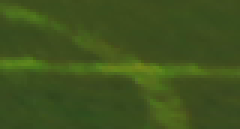
//> input picture img3.png, 80 x 43 px, given in place of out.png, which was not available (shown 3 times larger)
$ ./lines-detector out.png   (built with g++ and OpenCV 4)
//> lines starting //> are read from the running program, lines starting //| are printed output that depends on the picture; after the words box and inside, x2 and y2 are one past the last pixel; in counts of white or black regions, pixels touching at a corner belong together; pictures that were not available may be replaced by others from this repository, and a replacement may not be noted
#include "opencv2/highgui/highgui.hpp"
#include "opencv2/imgproc/imgproc.hpp"
#include <iostream>
#include <stdio.h>
#include <stdlib.h>

using namespace cv;
using namespace std;


//  https://www.codepool.biz/opencv-line-detection.html
//  https://scholar.google.fr/scholar?q=opencv+intersection+detection&hl=fr&as_sdt=0&as_vis=1&oi=scholart

int DetectLines(const char* filename, const char* sourceName, const char* destName)
{
//> called with filename = "out.png", sourceName = "line src", destName = "line dest"
    Mat src = imread(filename, 0);
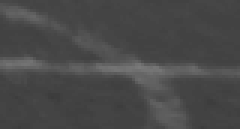
//> src: 43 rows x 80 cols, CV_8UC1 (shown 3 times larger); min 59, max 122, mean 72.9
    if (src.empty())
    {
        cout << "can not open " << filename << endl;
        return -1;
    }

    Mat dst, cdst;
    Canny(src, dst, 50, 200, 3);
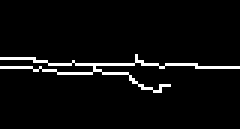
//> dst: 43 rows x 80 cols, CV_8UC1 (shown 3 times larger); 4.3% white in thin lines or dots, all inside (x1, y1, x2, y2) = (0, 18, 80, 31)
    cvtColor(dst, cdst, COLOR_GRAY2BGR);

    vector<Vec4i> lines;
    HoughLinesP(dst, lines, 1, CV_PI / 180, 50, 50, 10);
//> lines = empty
    for (size_t i = 0; i < lines.size(); i++)
    {
        Vec4i l = lines[i];
        line(cdst, Point(l[0], l[1]), Point(l[2], l[3]), Scalar(0, 0, 255), 3, 2);
    }
//> this loop made 0 passes

    imshow(sourceName, src);
    imshow(destName, cdst);

    return 0;
}

void usage (const char *s)
{
  std::cerr<<"Usage: "<<s<<" imsname1 imsname2 \n"<<std::endl;
  exit(EXIT_FAILURE);
}

#define param 1

int main(int argc, char** argv)
{
    if(argc != (param+1))
      usage(argv[0]);
    DetectLines(argv[1], "line src", "line dest");
    //DetectLines("..\\2.jpg", "door src", "door dest");
    waitKey();

    return 0;
}

$ run again, on img4.png
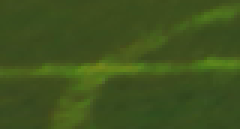
//> input picture img4.png, 80 x 43 px, given in place of out.png, which was not available (shown 3 times larger)
//> in DetectLines, `Canny(src, dst, 50, 200, 3);`:
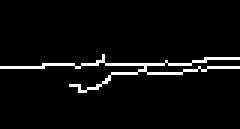
//> dst: 43 rows x 80 cols, CV_8UC1 (shown 3 times larger); 4.3% white in thin lines or dots, all inside (x1, y1, x2, y2) = (0, 18, 80, 31)
//> lines = 1 line (x1, y1, x2, y2): [0, 22, 79, 19]
//> the loop in DetectLines, `for (size_t i = 0; i < lines.size(); i++)` made 1 pass
//> after the loop in DetectLines, `for (size_t i = 0; i < lines.size(); i++)`:
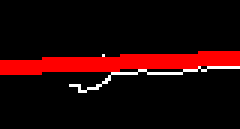
//> cdst: 43 rows x 80 cols, CV_8UC3 (shown 3 times larger); mean B, G, R 4.7, 4.7, 34.3
